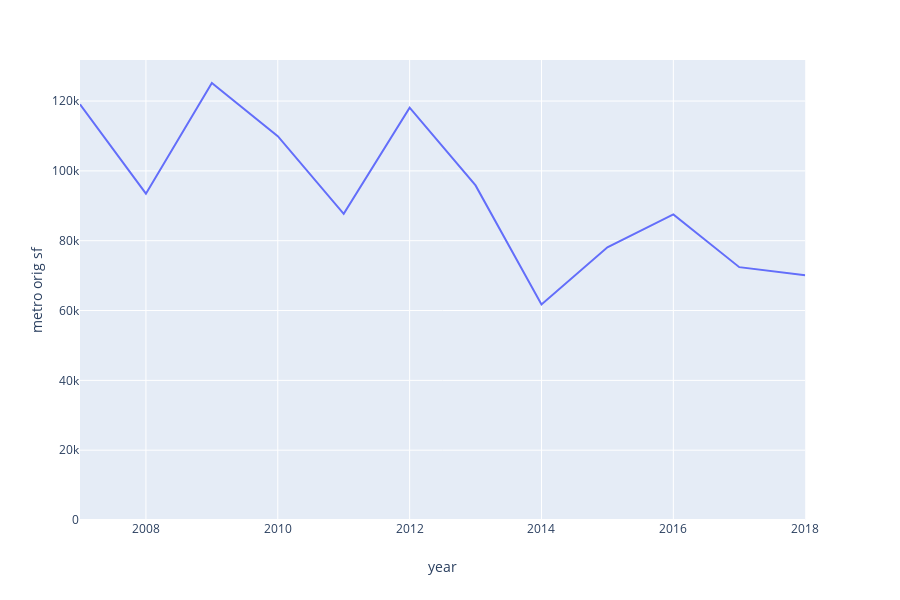

Here is the notebook cell this chart was saved with:
### Code cell
metro_sf_counts_df.columns = ['year', 'metro orig sf']
fig_metro_orig_sf = px.line(metro_sf_counts_df, x='year', y='metro orig sf')
fig_metro_orig_sf.update_yaxes(rangemode="tozero")

### Figure 1 — Plotly figure (JSON) as saved in the notebook; plotly's stock layout.template omitted (floating-point values rounded to 4 significant figures)
{"data": [{"hoverlabel": {"namelength": 0}, "hovertemplate": "year=%{x}<br>metro orig sf=%{y}", "legendgroup": "", "line": {"color": "#636efa", "dash": "solid"}, "mode": "lines", "name": "", "showlegend": false, "type": "scatter", "x": ["2007", "2008", "2009", "2010", "2011", "2012", "2013", "2014", "2015", "2016", "2017", "2018"], "xaxis": "x", "y": [119065, 93485, 125176, 109937, 87714, 118107, 95832, 61716, 78114, 87535, 72425, 70088], "yaxis": "y"}], "layout": {"height": 600, "legend": {"tracegroupgap": 0}, "margin": {"t": 60}, "xaxis": {"anchor": "y", "domain": [0, 0.98], "title": {"text": "year"}}, "yaxis": {"anchor": "x", "domain": [0, 1], "rangemode": "tozero", "title": {"text": "metro orig sf"}}}}
